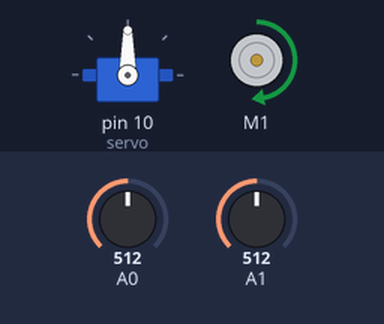
The sketch below on a simulated Arduino Uno, built with avr-gcc and run on an emulated ATmega328P. Shown: servo, DC motor (green arrow = forward, orange = backward, longer = faster). Inputs (shaded band) come from the test bench; at power-on: A0 = 512, A1 = 512.

Above: at 1.2 s.
1.3 s: A0 set to 716
At 2.1 s:
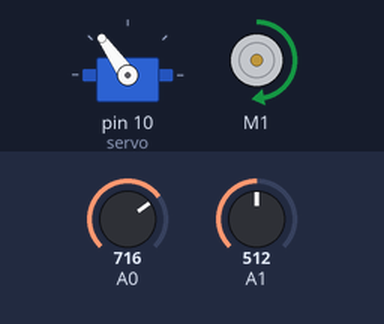
2.8 s: A1 set to 716
At 3.3 s:
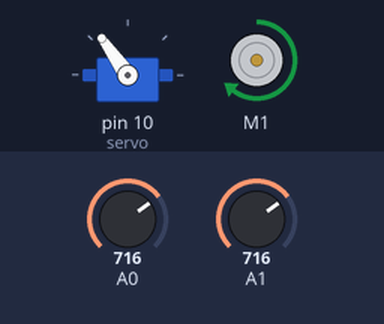
4.3 s: A0 set to 900
At 5.5 s:
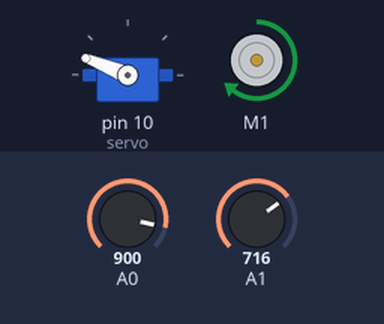
5.8 s: A1 set to 900
At 6.7 s:
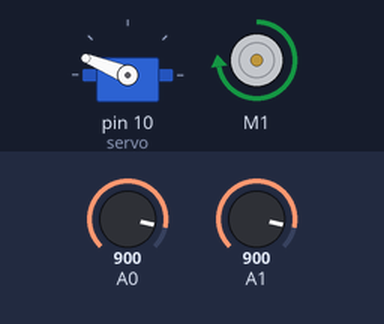
7.3 s: A0 set to 1023
At 7.9 s:
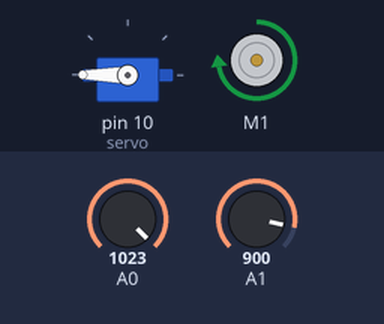
8.8 s: A1 set to 1023
At 10.2 s:
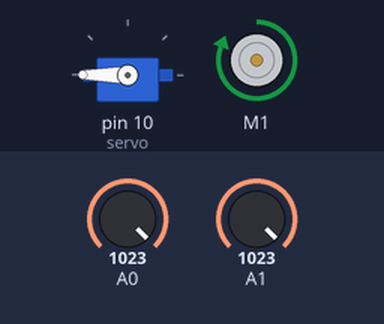
Timing chart, 0 to 11.3 s (numbered marks = the images above; inputs shaded):
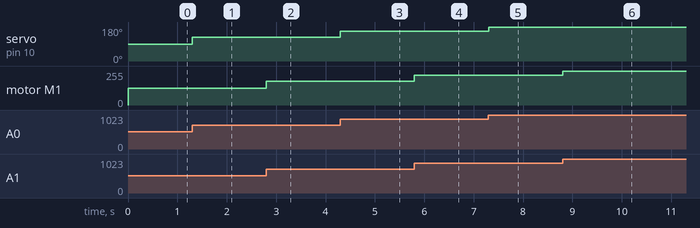

The sketch:

AFMotor_of_Fan.ino
```cpp
#include <Servo.h>
#include <AFMotor.h>
Servo servo;
AF_DCMotor motor(1);
void setup() {
  servo.attach(10);
  pinMode(A0,INPUT);
  pinMode(A1,INPUT);
}
void loop() {
  int val = analogRead(A0);
  int value = analogRead(A1);
  int ser = map(val,0,1023,0,180);
  int fan = map(value,0,1023,0,255);
  servo.write(ser);
  motor.setSpeed(fan);
  motor.run(FORWARD);
}
```

Measured:
- after the input at 1.3 s, servo on pin 10 (servo): 90° → 125° at once
- after the input at 2.8 s, motor M1: forward 127/255 → forward 178/255 at once
- after the input at 4.3 s, servo on pin 10 (servo): 125° → 158° at once
- after the input at 5.8 s, motor M1: forward 178/255 → forward 224/255 at once
- after the input at 7.3 s, servo on pin 10 (servo): 158° → 180° at once
- after the input at 8.8 s, motor M1: forward 224/255 → forward 255/255 at once
